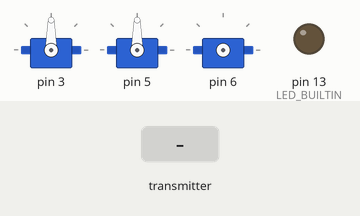
Bench run of a sketch on a simulated Arduino Uno, built with avr-gcc and run on an emulated ATmega328P. On the bench: 3 × servo, output pins drawn as LEDs (lit = HIGH). Inputs (shaded band) come from the test bench. No radio packets arrive unless stated; what the sketch prints to the serial monitor is not drawn.

Above: at 0.1 s.
At 2.1 s:
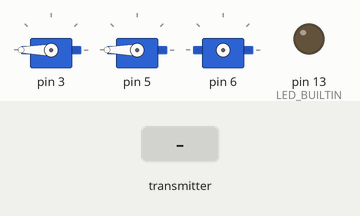
At 6.2 s:
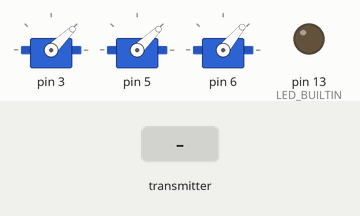
6.3 s: the transmitter starts sending msg.0 = 64
Timing chart, 0 to 9.3 s (numbered marks = the images above; inputs shaded):
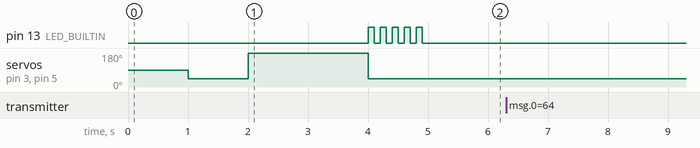

Measured:
- after the input at 6.3 s, every drawn part: stays the same

The sketch:

hover_mega.ino
```cpp
#include<Servo.h>
#include <SPI.h>
#include "RF24.h"

#define MOTORES 3
#define N_ESC 2
#define MAX_MILLIS_TO_WAIT 1000

Servo ESC[MOTORES];

unsigned long starttime;
byte msg[3];
byte type;

//RADIO

bool radioNumber = 0;
RF24 radio(9,10);

byte addresses[][6] = {"1Node","2Node"};

//END RADIO

void blink(int n) {
  for(int i=0;i<n;i++){
    digitalWrite(LED_BUILTIN, HIGH);
    delay(100);
    digitalWrite(LED_BUILTIN, LOW);
    delay(100);
  }
}

void initializeESC() {
  for(int i=0;i<N_ESC;i++){
    ESC[i].writeMicroseconds(1000);
  }

  delay(1000);

  for(int i=0;i<N_ESC;i++) {
    ESC[i].writeMicroseconds(2400);
  }

  delay(2000);

  for(int i=0;i<N_ESC;i++) {
    ESC[i].writeMicroseconds(1000);
  }
}

void setup() {
  pinMode(LED_BUILTIN, OUTPUT);

  //Motores
  ESC[0].attach(3);
  ESC[1].attach(5);

  ///Activar los ESC
  delay(1000);

  initializeESC();

  //Servo
  ESC[2].attach(6);
  ESC[2].write(50);

  //Iniciar puerto serial
  Serial.begin(9600);
  Serial.setTimeout(10);

  //Done
  blink(5);

  initRF();
}

/*
int getPpm(int bytes) {
  int x = ((float)bytes/(float)255)*800;
  return x + 1000;
}*/

//
//Protocol 1º byte id, 2º and 3º byte int
//

void loop() {
  starttime = millis();

  int id;
  int value;
  if(readRF(&value, &id))
  {


    Serial.print("ID: ");
    Serial.println(id);
    Serial.print("Value: ");
    Serial.println(value);

    if(id == 2) {
      ESC[id].write(value);
      Serial.println("servo");
    }
    else {
      ESC[id].writeMicroseconds(value);
    }
  }
}
bool checkErrors(int id, int value) {
  if(id == 2) {
    if(value < 360 && value > 0)
      return false;
  } else {
    if(value > 1000 && value < 1900)
      return false;
  }
  return true;
}

void initRF() {
  radio.begin();

  radio.enableAckPayload();
  radio.enableDynamicPayloads();

  if(radioNumber){
    radio.openWritingPipe(addresses[1]);
    radio.openReadingPipe(1,addresses[0]);
  }else{
    radio.openWritingPipe(addresses[0]);
    radio.openReadingPipe(1,addresses[1]);
  }
  radio.startListening();
}

bool readSerial() {
  if(Serial.available() >= 3){
    Serial.readBytes(msg, 3);
    Serial.write(msg,3);
    return true;
  }
  return false;
}

bool readRF(int *valRead, int*idRead) {
  byte pipeNo;
  if (radio.available(&pipeNo)){
      radio.read( &type, 1);
    if(type == 0) {
      radio.read(&msg, 4);

      unsigned char tempChar;
      int id = msg[1];
      int value = 0;
      value |= msg[2];
      value <<= 8;
      tempChar = (unsigned char) msg[3];
      value |= tempChar;

      if (!checkErrors(id, value)) {
        *idRead = id;
        *valRead = value;
        return true;
      }
    } else {
      byte cellID[2];
      radio.read(cellID, 2);
      byte prueba[2];
      prueba[0]= 0x14;
      prueba[1]= 0x14;
      radio.writeAckPayload(pipeNo, &prueba, 2);
      Serial.print(cellID[1]);
      Serial.println(" payload");
    }
  }
  return false;
}
```
